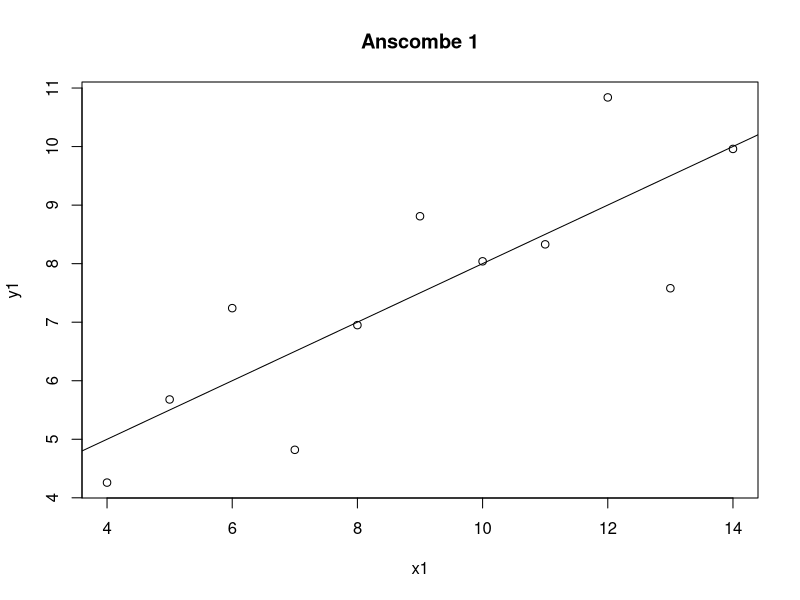
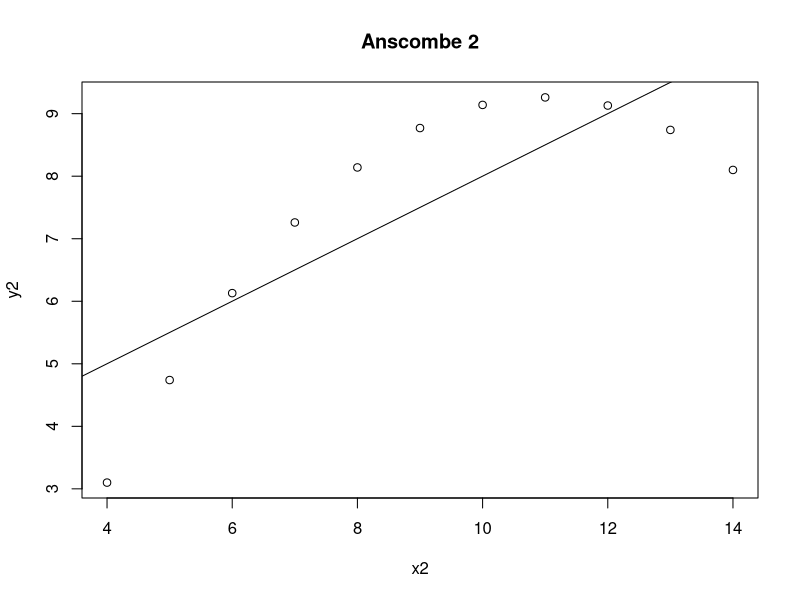
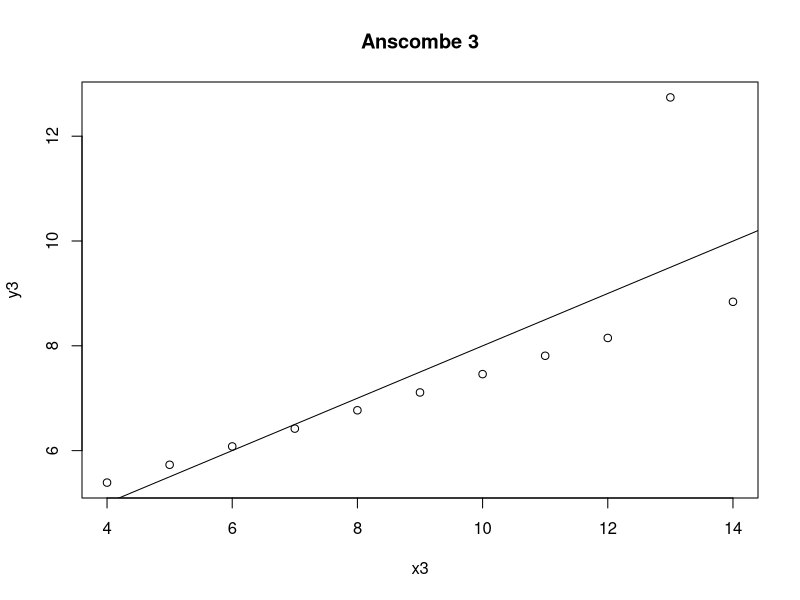
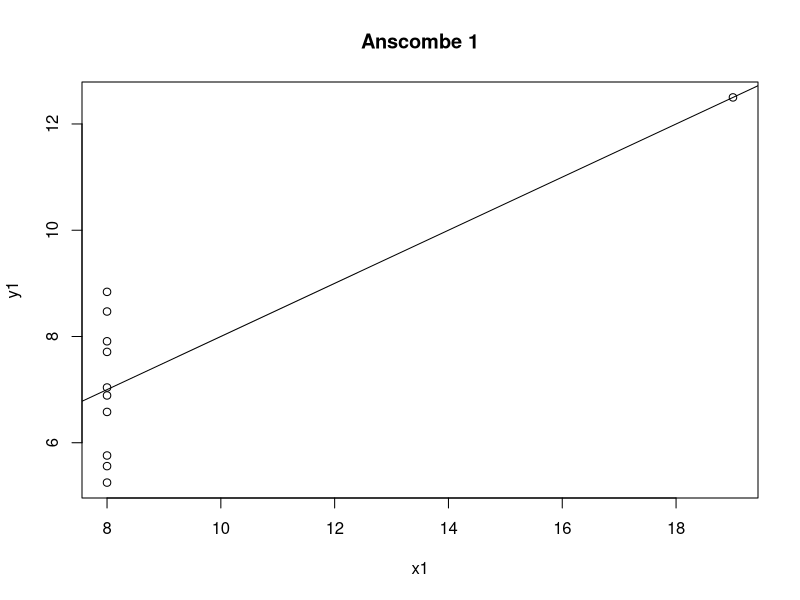

R code for these plots, in order:
plot(anscombe$x1, anscombe$y1, xlab="x1", ylab="y1", main="Anscombe 1")
abline(lm(anscombe$y1~anscombe$x1))

plot(anscombe$x2, anscombe$y2, xlab="x2", ylab="y2", main="Anscombe 2")
abline(lm(anscombe$y2~anscombe$x2))

plot(anscombe$x3, anscombe$y3, xlab="x3", ylab="y3", main="Anscombe 3")
abline(lm(anscombe$y3~anscombe$x3))

plot(anscombe$x4, anscombe$y4, xlab="x1", ylab="y1", main="Anscombe 1")
abline(lm(anscombe$y4~anscombe$x4))
